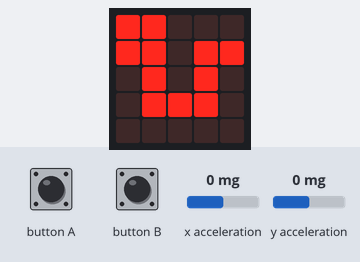
A program run on a simulated BBC micro:bit running MicroPython. Parts: the board's 5×5 LED display. The test bench sets the inputs (shaded band); at power-on: y acceleration 0 mg, x acceleration 0 mg.

Above: at 1.2 s.
1.3 s: button A pressed for 0.15 s
At 1.31 s:
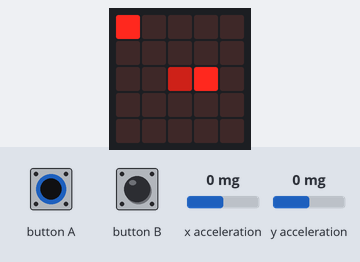
2.0 s: y acceleration set to -96 mg
3.8 s: y acceleration set to -108 mg
At 4.05 s:
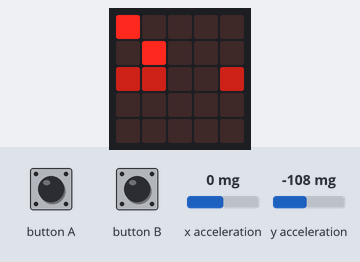
5.6 s: x acceleration set to -1440 mg
At 5.88 s:
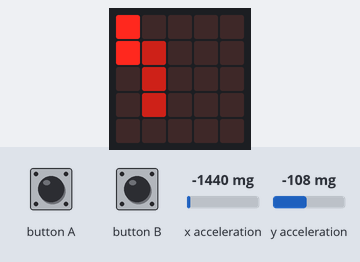
7.3 s: x acceleration set to 0 mg
At 7.4 s:
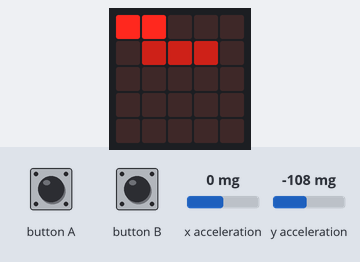
9.0 s: x acceleration set to -750 mg
At 9.23 s:
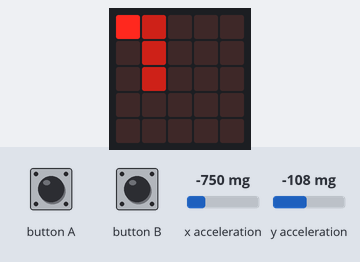

The program:

snake_7.py
```python
# tag::constants[]
from microbit import *

FOOD_FLASH = [9, 0, 9, 0, 9, 0]
# end::constants[]

DIRECTIONS = {
    'left': (-1, 0),
    'right': (1, 0),
    'up': (0, -1),
    'down': (0, 1),
}

MIN_COORD = 0
MAX_COORD = 4


def wait_for_button():
    while not (button_a.was_pressed() or button_b.was_pressed()):
        sleep(1)

# tag::draw_food[]
class Game:

    def draw_food(self, intensity):
        if self.food:
            display.set_pixel(self.food[0], self.food[1], intensity)

# end::draw_food[]

    # tag::reset[]
    def reset(self):
        # Initial values
        self.x = 2
        self.y = 2

        self.direction = 'right'
        self.tail = []
        self.length = 3  # Max length of the tail.

        self.food = (0, 0)  # Food location, placed in the top left (temporary).
    # end::reset[]

    def move(self):
        # Append the current self.x and self.y to tail as a 2-tuple.
        self.tail.append((self.x, self.y))
        self.tail = self.tail[-self.length:]

        x_speed, y_speed = DIRECTIONS[self.direction]

        self.x += x_speed
        self.y += y_speed

    def handle_input(self):
        acc_x = accelerometer.get_x()
        acc_y = accelerometer.get_y()

        if abs(acc_x) > abs(acc_y):
            if acc_x < -100:
                self.direction = 'left'
            if acc_x > 100:
                self.direction = 'right'

        else:
            if acc_y < -100:
                self.direction = 'up'
            if acc_y > 100:
                self.direction = 'down'

    def wrap(self):
        if self.x > MAX_COORD:
            self.x = MIN_COORD
        if self.x < MIN_COORD:
            self.x = MAX_COORD
        if self.y > MAX_COORD:
            self.y = MIN_COORD
        if self.y < MIN_COORD:
            self.y = MAX_COORD

    def draw(self):
        display.clear()

        for x, y in self.tail:
            display.set_pixel(x, y, 4)

        display.set_pixel(self.x, self.y, 9)

    def game_over(self):
        return False


game = Game() # Create our game object.
game.reset() # Reset the game state.

display.show(Image.SNAKE)
wait_for_button()

# tag::main_loop[]
while not game.game_over():
    game.handle_input()
    game.move()
    game.wrap()
    game.draw()

    # Wait while blinking the food location.
    for intensity in FOOD_FLASH:
        game.draw_food(intensity)
        sleep(50)

# end::main_loop[]
```

Measured:
- the behaviour switches between -100 and -101 mg on y acceleration (found by bisection; images 1 and 2)
- after the input at 1.3 s, the display: changes at once (image 1)
- after the input at 3.8 s, the display: first differs from a run without the input after 0.25 s (image 2)
- after the input at 5.6 s, the display: first differs from a run without the input after 0.27 s (image 3)
- after the input at 7.3 s, the display: first differs from a run without the input after 0.10 s (image 4)
- after the input at 9.0 s, the display: first differs from a run without the input after 0.23 s (image 5)
